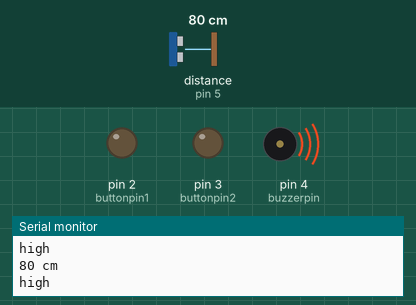
Simulated run of this sketch. Board: Arduino Uno, built with avr-gcc and run on an emulated ATmega328P. Shown: output pins drawn as LEDs (lit = HIGH), buzzer (waves = sounding, pin HIGH), the last lines printed to the serial monitor. Wiring (inferred from the names in the program): ultrasonic range finder: trigger pin 6; echo pin 5. The inputs (shaded band) are chosen by the test bench; at power-on: distance to the obstacle (sensor on pin 5) 80 cm. The echo pulse lasts 58.3 µs per cm; pins used as bus, display or sensor lines are not drawn.

Above: at 1.2 s.
1.3 s: distance to the obstacle (sensor on pin 5) set to 83 cm
At 2.5 s:
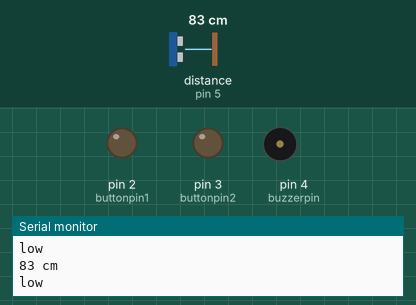
2.8 s: distance to the obstacle (sensor on pin 5) set to 2 cm
At 3.9 s:
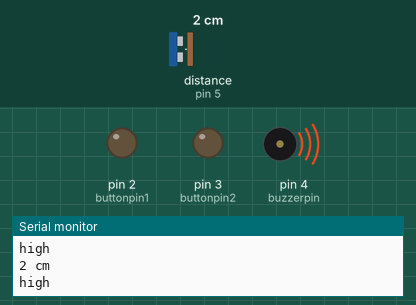
4.3 s: distance to the obstacle (sensor on pin 5) set to 120 cm
At 5.7 s:
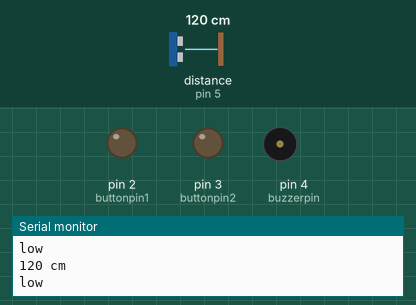
Timing chart, 0 to 7.3 s (numbered marks = the images above; inputs shaded):
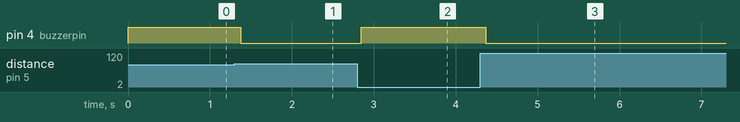

The sketch:

smart-glassesv2.0.ino
```cpp
#include <SoftwareSerial.h>
SoftwareSerial mySerial(7, 8); //SIM800L Rx & Tx is connected to Arduino #7 & #8

const int trigPin = 6; // Trigger Pin of Ultrasonic Sensor
const int echoPin = 5; // Echo Pin of Ultrasonic Sensor
const int buzzerpin = 4;
const int buttonpin1=2;
const int buttonpin2=3;


void setup() {
   Serial.begin(9600); // Starting Serial Terminal
   mySerial.begin(9600);
   pinMode(trigPin, OUTPUT);
   pinMode(echoPin, INPUT);
   pinMode(buzzerpin, OUTPUT);
   pinMode(buttonpin1, INPUT);
   pinMode(buttonpin2, INPUT);
   pinMode(buttonpin1, HIGH);
   pinMode(buttonpin2, HIGH);
}

void loop() {
   bool buttonstate1 = digitalRead(buttonpin1);
   if(buttonstate1 == HIGH)
    {
      Serial.println("calling...");
     mySerial.println("AT");
     delay(500);
     mySerial.println("ATD+ +9647706957659;");
      }

   bool buttonstate2 = digitalRead(buttonpin2);
   if(buttonstate2 == HIGH)
     mySerial.println("ATH");

   long duration, cm;
   digitalWrite(trigPin, LOW);
   delayMicroseconds(2);
   digitalWrite(trigPin, HIGH);
   delayMicroseconds(10);
   digitalWrite(trigPin, LOW);
   duration = pulseIn(echoPin, HIGH);
   cm = duration / 29 / 2;
   Serial.print(cm);
   Serial.println(" cm");
   if(cm <= 80)
   {
    digitalWrite(buzzerpin,HIGH);
    Serial.println("high");
    }
   else
    {
      digitalWrite(buzzerpin,LOW);;
      Serial.println("low");
    }
    delay(100);
}
```

Measured:
- the behaviour switches between 80 and 81 cm on distance to the obstacle (sensor on pin 5) (found by bisection; images 0 and 1)
- after the input at 1.3 s, pin 4 (buzzerpin): HIGH → LOW after 0.08 s
- after the input at 2.8 s, pin 4 (buzzerpin): LOW → HIGH after 0.05 s
- after the input at 4.3 s, pin 4 (buzzerpin): HIGH → LOW after 0.07 s
